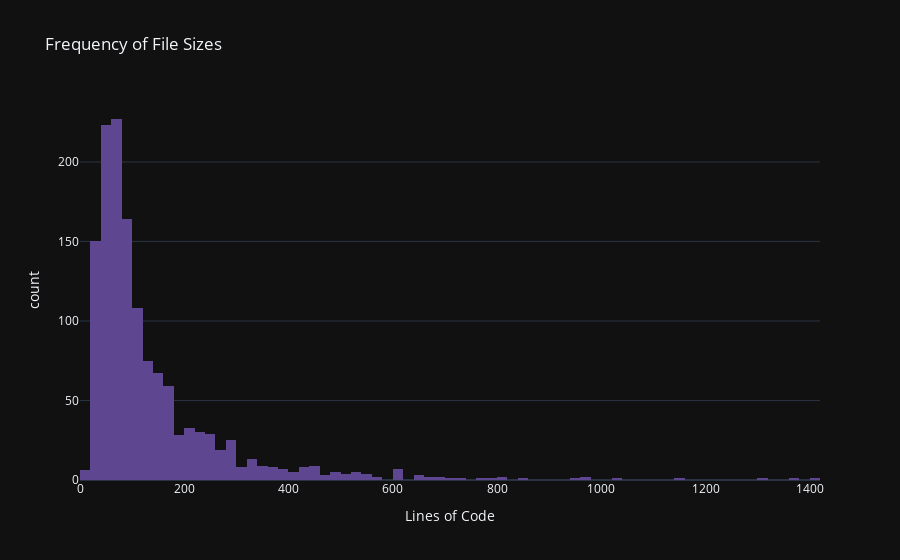

Notebook code cell kept with this figure:
### Code cell
# Histogram of lines of code
fig = px.histogram(df,
                   x="lines",
                   title='Frequency of File Sizes',
                   labels={'lines': 'Lines of Code'},
                   template=template,
                   color_discrete_sequence=theme)
fig.show()

### Figure 1 — Plotly figure (JSON) as saved in the notebook; plotly's stock layout.template omitted (floating-point values rounded to 4 significant figures; data arrays with more than 128 entries replaced by an {"elided": "..."} marker saying what was removed)
{"data": [{"alignmentgroup": "True", "bingroup": "x", "hovertemplate": "Lines of Code=%{x}<br>count=%{y}<extra></extra>", "legendgroup": "", "marker": {"color": "rgb(95, 70, 144)", "pattern": {"shape": ""}}, "name": "", "offsetgroup": "", "orientation": "v", "showlegend": false, "type": "histogram", "x": {"elided": "1362 int values"}, "xaxis": "x", "yaxis": "y"}], "layout": {"barmode": "relative", "legend": {"tracegroupgap": 0}, "title": {"text": "Frequency of File Sizes"}, "xaxis": {"anchor": "y", "domain": [0, 1], "title": {"text": "Lines of Code"}}, "yaxis": {"anchor": "x", "domain": [0, 1], "title": {"text": "count"}}}}
